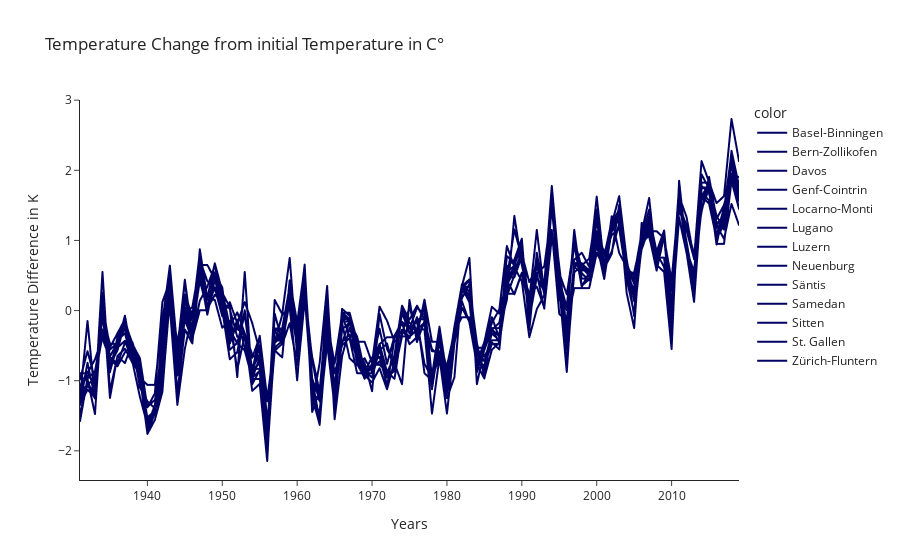

Here is the notebook cell this chart was saved with:
### Code cell
def lineplot_swiss_temp(data):
    data = data.copy()
    
    for column in data.columns:
        data[column] = data[column] - data[column].mean()
    data = pd.melt(data.reset_index(), id_vars='index')
    data.columns = ['year', 'location', 'temperature']
    data['isDavos'] = np.where(data['location'] == 'Davos', 1, 0)
    
    fig = px.line(x=data['year'], y=data['temperature'], color=data['location'], 
                  title='Temperature Change from initial Temperature in C°',
                  labels={'x':'Years', 'y':'Temperature Difference in K'},
                  template='simple_white'
                    )
    fig.update_traces(line=dict(color='rgb(1,1,100)'))
    fig.show()
    
    
lineplot_swiss_temp(swiss_temp)
